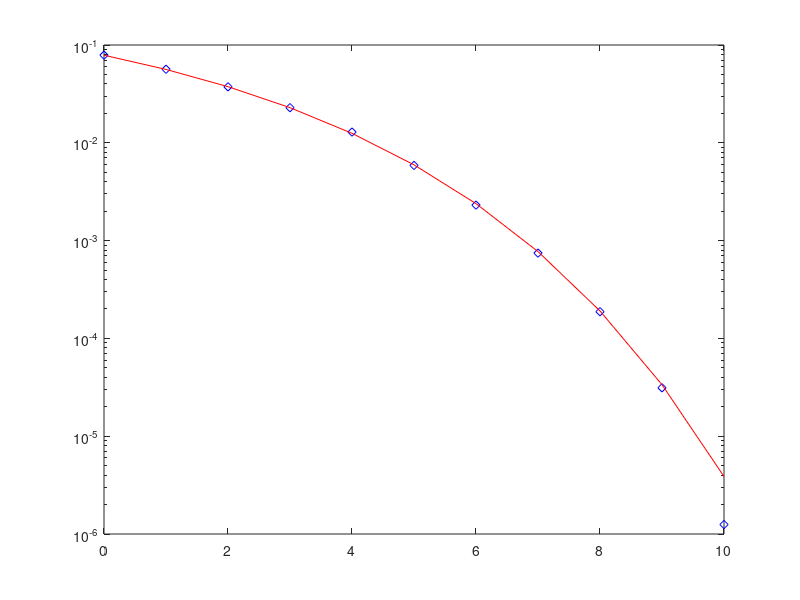
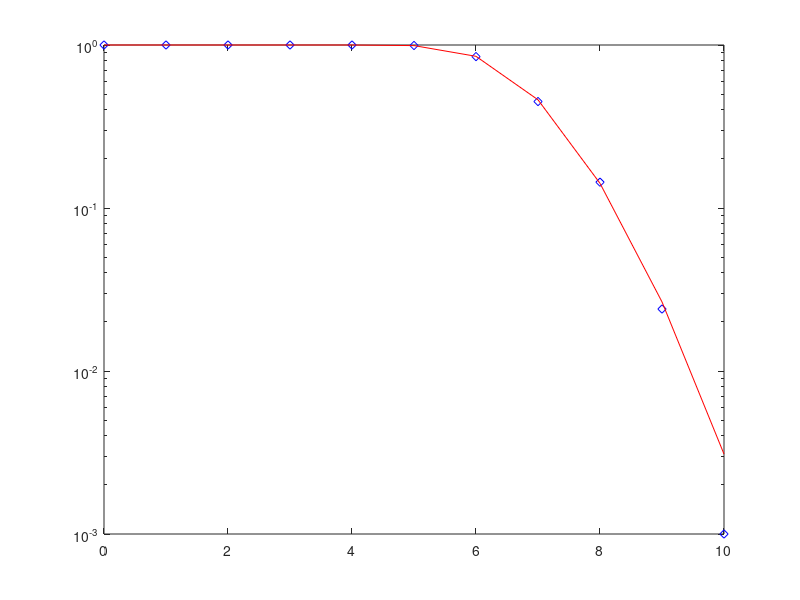

The MATLAB source for these figures, in order:
% Complex Baseband BPSK Model
% AWGN Channel
% T. O'Farrell
% 2021.03.05

% Aim: to model BPSK in awgn

%initialisation
clc % clears the screen
clear all % clears all variables
randn('seed',0); % sets a seed for randn generator

% Variable parameters
EbN0SdB=[0,1,2,3,4,5,6,7,8,9,10]; % initialise the EbN0 loop for simulation
EbN0TdB=[0,1,2,3,4,5,6,7,8,9,10]; % initialise the EbN0 loop for theory
PkLenBytes=100; % initialise the packet length in bytes
PkNum=1000; % initialise the number of packets to be transmitted
S=1; % initialise the transmit signal power

% Derived Parameters
PkLenBits=8*PkLenBytes; % data packet length in bits (convert from bytes to bits)
TxSignalLen=PkLenBits; % number of modulation symbols per packet

% EbN0 loop
for EbN0SIndex=1:length(EbN0SdB)

    % Loop derived parameters
    EbN0S=10^(EbN0SdB(EbN0SIndex)/10); % set EbN0 value for simulation
    StDev=sqrt(S/EbN0S); % set the noise standard deviation for calibration
    
% Pk Loop
    for PkIndex=1:PkNum
    
        % Transmitter
        TxData=rand(PkLenBits,1)>0.5; % generate the binary data
        TxSymbol=2*TxData-1; % BPSK data modulation
        
        % Complex baseband noise vector
        noise=StDev*(randn(TxSignalLen,1)+1i*randn(TxSignalLen,1))/sqrt(2);
        
        % Received signal vector
        h=1;
        %         h=(randn+1i*randn);
        RxSymbol=h*TxSymbol + noise; % add noise to transmit signal
        
        % Receiver
        RxData=real(RxSymbol/h)>0; % zero threshold detection

        %Ber measurement
        %XOR compares transmitted and received data and sum adds up all the
        %errors 
        BitErrors(PkIndex)=sum(xor(TxData,RxData));
        PkErrors(PkIndex)=BitErrors(PkIndex)>0; %BLER
        
    end
    
    % Calculate error rates
    % XOR 
    ber(EbN0SIndex)=sum(BitErrors)/(PkNum*PkLenBits);
    per(EbN0SIndex)=sum(PkErrors)/PkNum;
end

% Theoretical BER and PER
for EbN0TIndex=1:length(EbN0TdB)
    EbN0T=10^(EbN0TdB(EbN0TIndex)/10); % set EbN0 value for theory
    tber(EbN0TIndex)=erfc(sqrt(EbN0T))/2; % theoretical BPSK BER performance
    tper(EbN0TIndex)=1-(1-tber(EbN0TIndex))^PkLenBits; % theoretical BPSK PER performance
end
    
% Plot results
figure
semilogy(EbN0SdB,ber,'bd');
hold
semilogy(EbN0TdB,tber,'r-');
figure
semilogy(EbN0SdB,per,'bd');
hold
semilogy(EbN0TdB,tper,'r-');
